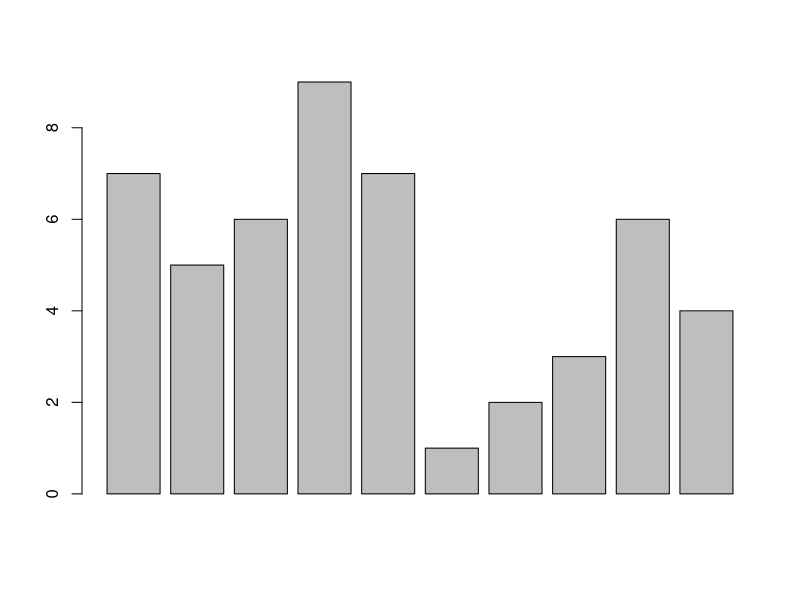
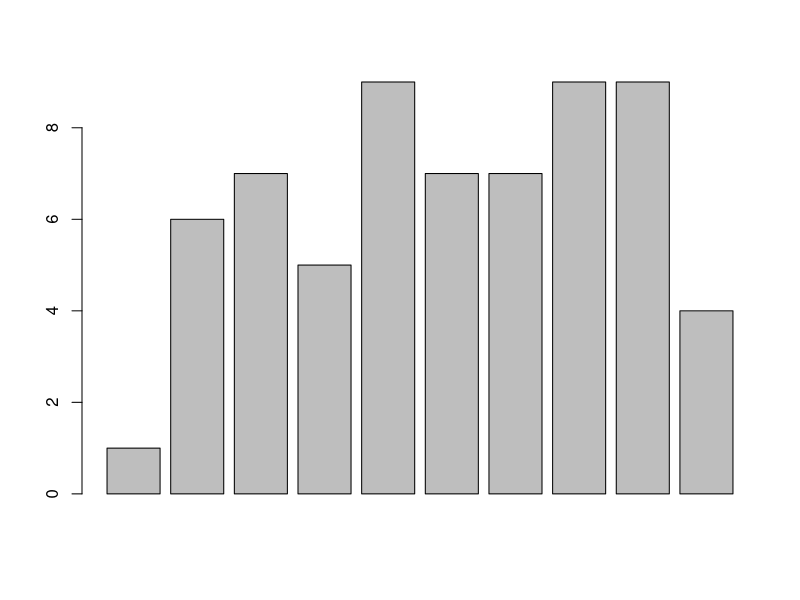

Write the R code that produced these figures, in order.

#----------------------------------------------------------------------
# CE301 - Estatística Básica
# PRÁTICAS EM R
#----------------------------------------------------------------------
# Prof. Me. Lineu Alberto Cavazani de Freitas
#-----------------------------------------------------------------------
# Execute os seguintes comandos no R
# Discuta o que os comandos fazem e comente o código
#-----------------------------------------------------------------------

10 + 5
9 - 1
8 * 3
25/5
5^2

10 %% 3
10 %/% 3

sin(0)
cos(0)
tan(0)

exp(1)

sqrt(25)

log(2.71)
log10(10)
log2(2)
log(10, base = 10)

factorial(4)
abs(-5)

ceiling(1.98746541)
floor(1.98746541)
round(1.98746541)
round(1.98746541, digits = 2)

1 == 6
2 != 5

3 <= 4
4 >= 3

5 > 2
6 < 1

(4 < 5) & (1 >= 2)
(8 < 0) | (0 >= 3)

!(2 < 5)

1+NA
1+NULL
1+Inf
1-Inf
1+NaN

1/0
-1/0
0/0

1+2*3
1+(2*3)
(1+2)*3

x <- 10
x+1
x*2
x^2
x-x

a <- c(7,5,6,9,7,1,2,3,6,4)
a

b <- c(1,6,7,5,9,7,7,9,9,4)
b

a+b
a*b
a/b
a%*%b

sum(a)
prod(a)

barplot(a)
barplot(b)

a %% 3
a %/% 3

cbind(a, a%/%3, a%%3)

(a > 5)
(b > 5) 
(a > 5) & (b > 5) 
(a > 5) | (b > 5)
xor((a > 5),(b > 5))


#-----------------------------------------------------------------------
